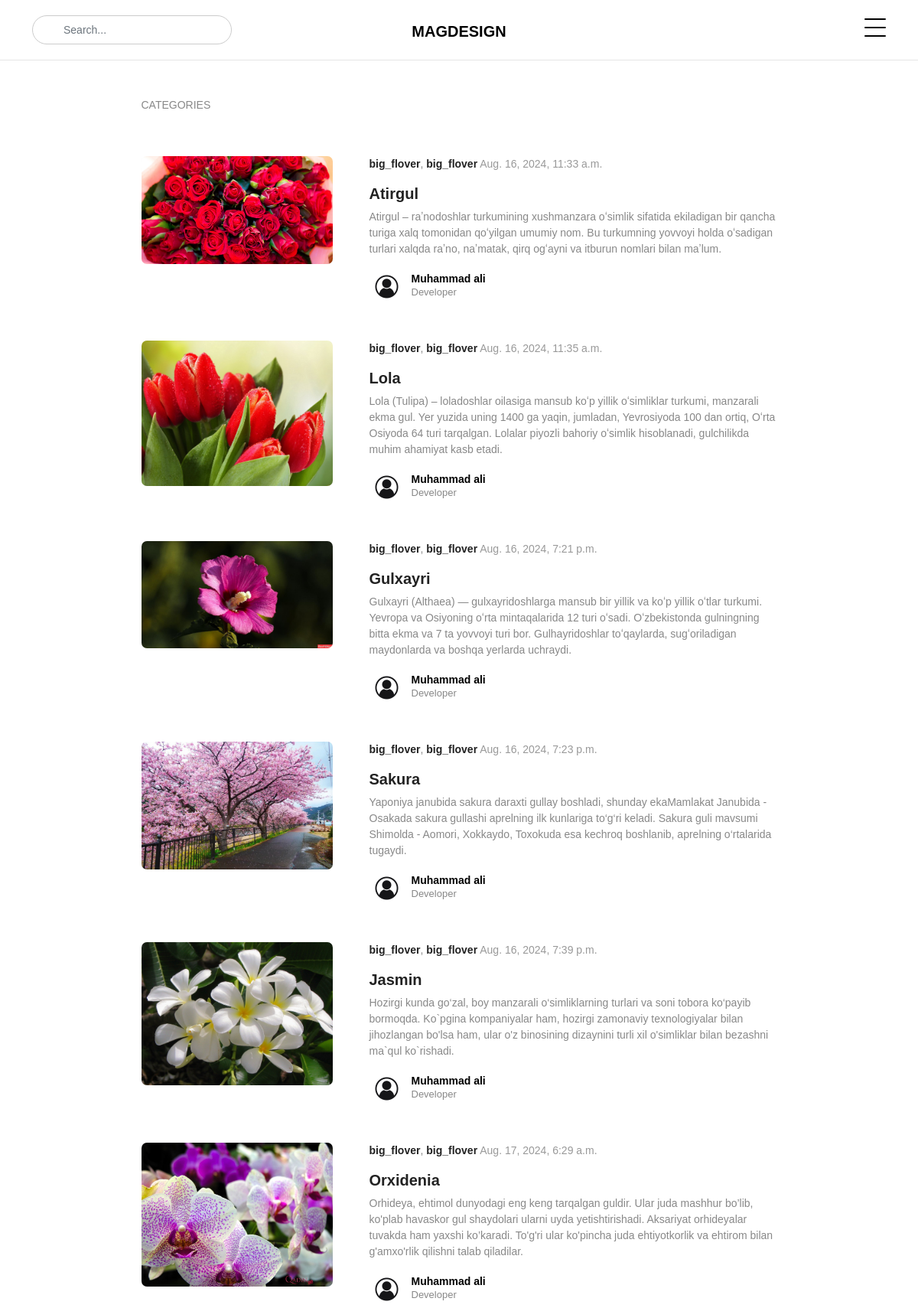
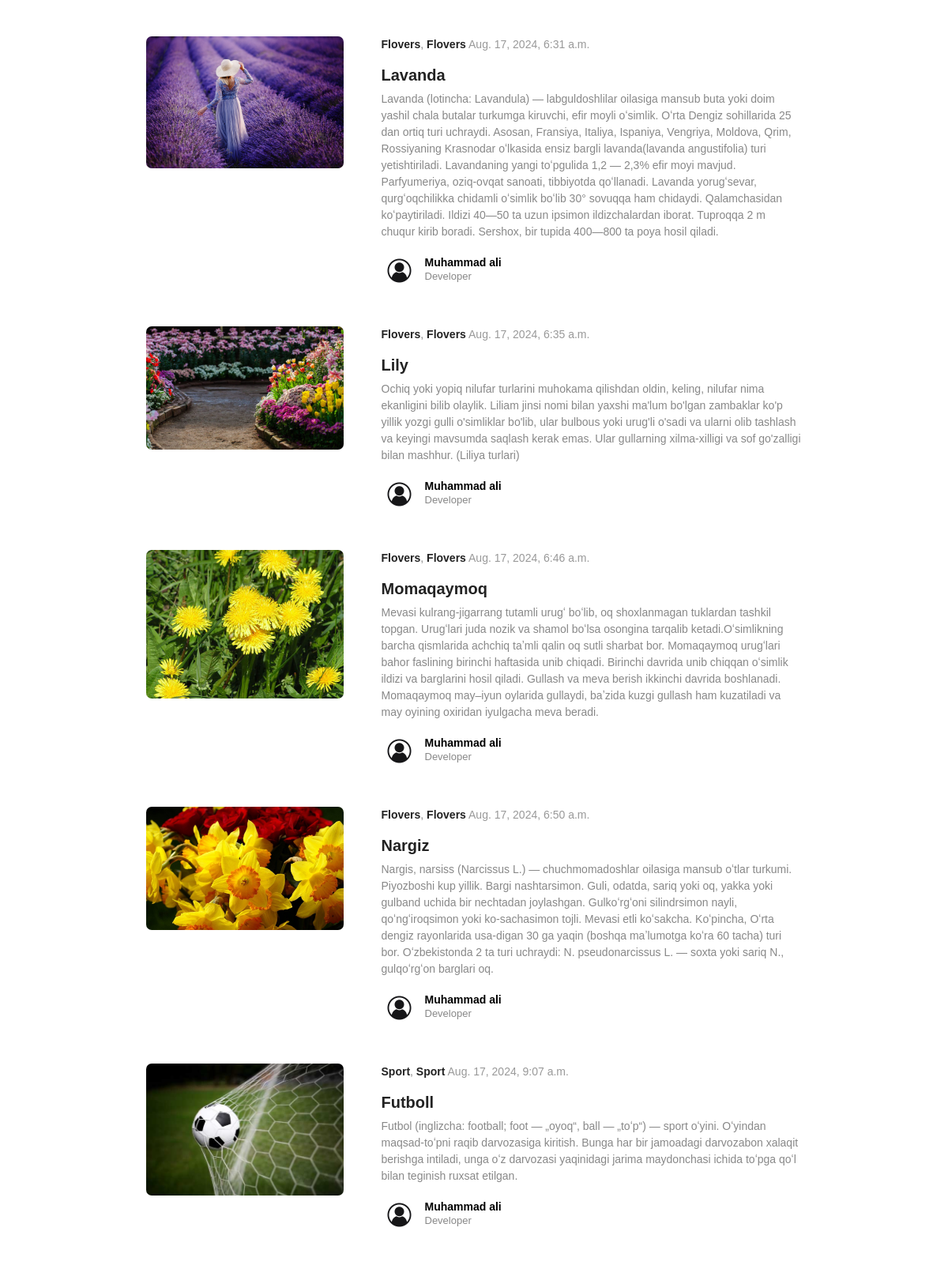
The app's page /search/ (upper part) with its own data (2 pictures, top to bottom).
### index/models.py (models this page shows, shortened)
class Article(models.Model):
    title = models.CharField(max_length=160)
    description = models.TextField()
    category = models.CharField(max_length=100)
    author_full_name = models.CharField(max_length=100)
    author_image = models.ImageField(upload_to="images_author/")
    author_job = models.CharField(max_length=100)
    image = models.ImageField(upload_to="images/")
    create_date = models.DateTimeField(auto_now_add=True)

### index/views.py (the view)
# urls.py: path('search/', include("index.urls")),
def search(request):
    search = request.GET.get("search")
    all_categories = list(set(Article.objects.values_list('category', flat=True)))
    if search:
        articles = Article.objects.filter(title__icontains=search)
    else:
        articles = Article.objects.all()
    context = {
        "articles": articles,
        "all_categories": all_categories
    }
    return render(request, "search.html", context=context)

### template/search.html (shortened to what this page needs)
<!doctype html>
{% load static %}
<html lang="en">
<head>
    <link rel="stylesheet" href="{% static 'fonts/icomoon/style.css'%}">
    <link rel="stylesheet" href="{% static 'fonts/flaticon/font/flaticon.css'%}">
    <link rel="stylesheet" href="{% static 'css/tiny-slider.css'%}">
    <link rel="stylesheet" href="{% static 'css/glightbox.min.css'%}">
    <link rel="stylesheet" href="{% static 'css/aos.css'%}">
    <link rel="stylesheet" href="{% static 'css/style.css'%}">
</head>
<body>
<nav class="site-nav">
    <div class="container">
        <div class="site-navigation">
            <div class="row">
                <div class="col-md-6 text-center order-1 order-md-2 mb-3 mb-md-0">
                    <a href="{% url 'home' %}" class="logo m-0 text-uppercase">MagDesign</a>
                </div>
                <div class="col-md-3 order-3 order-md-1">
                    <form action="{% url 'categories' %}" class="search-form">
                        <span class="icon-search2"></span>
                        <input type="search" class="form-control" placeholder="Search...">
                    </form>
                </div>
                <div class="col-md-3 text-end order-2 order-md-3 mb-3 mb-md-0">
                    <div class="d-flex">
                        <ul class="list-unstyled social me-auto">
                            <li><a href="{% url 'categories' %}"><span class="icon-twitter"></span></a></li>
                            <li><a href="{% url 'categories' %}"><span class="icon-facebook"></span></a></li>
                            <li><a href="{% url 'categories' %}"><span class="icon-instagram"></span></a></li>
                        </ul>
                        <a
                           class="burger ms-auto float-end site-menu-toggle js-menu-toggle d-inline-block"
                           data-toggle="collapse" data-target="#main-navbar">
                            <span></span>
                        </a>
                    </div>
                </div>
            </div>
        </div>
    </div>
</nav>
<div class="section pt-5 pb-0">
    <div class="container">
        <div class="row mb-5 justify-content-center">
            <div class="col-lg-9">
                <span class="fw-normal text-uppercase d-block mb-1">Categories</span>
            </div>
        </div>
        <div class="row justify-content-center">
            {% for article in articles %}
            <div class="col-lg-9">
                <div class="post-entry d-md-flex small-horizontal mb-5">
                    <div class="me-md-5 thumbnail mb-3 mb-md-0">
                        <a href="{% url 'categories' %}">
                            <img src="{{ article.image.url }}" alt="Image" class="img-fluid">
                        </a>
                    </div>
                    <div class="content">
                        <div class="post-meta mb-3">
                            <a href="{% url 'categories' %}" class="category">{{ article.category }}</a>, <a href="{% url 'categories' %}"
                                                                                         class="category">{{ article.category }}</a>
                            <span class="date">{{ article.create_date }}</span>
                        </div>
                        <h2 class="heading"><a>{{ article.title }}</a></h2>
                        <p>{{ article.description }}</p>
                        <a href="{% url 'categories' %}" class="post-author d-flex align-items-center">
                            <div class="author-pic">
                                <img src="{{ article.author_image.url }}" alt="Image">
                            </div>
                            <div class="text">
                                <strong>{{ article.author_full_name }}</strong>
                                <span>{{ article.author_job }}</span>
                            </div>
                        </a>
                    </div>
                </div>
            </div>
            {% endfor %}
        </div>
    </div>
</div>
</body>
</html>

### records on screen
Article: image (picture), category "big_flover", create_date "Aug. 16, 2024, 11:33 a.m.", title "Atirgul", description "Atirgul – raʼnodoshlar turkumining xushmanzara oʻsimlik sifatida ekiladigan bir qancha turiga xalq tomonidan qoʻyilgan umumiy nom. Bu turkumning yovvoyi holda oʻsadigan turlari xalqda raʼno, naʼmatak, qirq ogʻayni va itburun nomlari bilan maʼlum.", author_image (picture), author_full_name "Muhammad ali", author_job "Developer"
Article: image (picture), category "big_flover", create_date "Aug. 16, 2024, 11:35 a.m.", title "Lola", description "Lola (Tulipa) – loladoshlar oilasiga mansub koʻp yillik oʻsimliklar turkumi, manzarali ekma gul. Yer yuzida uning 1400 ga yaqin, jumladan, Yevrosiyoda 100 dan ortiq, Oʻrta Osiyoda 64 turi tarqalgan. Lolalar piyozli bahoriy oʻsimlik hisoblanadi, gulchilikda muhim ahamiyat kasb etadi.", author_image (picture), author_full_name "Muhammad ali", author_job "Developer"
Article: image (picture), category "big_flover", create_date "Aug. 16, 2024, 7:21 p.m.", title "Gulxayri", description "Gulxayri (Althaea) — gulxayridoshlarga mansub bir yillik va koʻp yillik oʻtlar turkumi. Yevropa va Osiyoning oʻrta mintaqalarida 12 turi oʻsadi. Oʻzbekistonda gulningning bitta ekma va 7 ta yovvoyi turi bor. Gulhayridoshlar toʻqaylarda, sugʻoriladigan maydonlarda va boshqa yerlarda uchraydi.", author_image (picture), author_full_name "Muhammad ali", author_job "Developer"
Article: image (picture), category "big_flover", create_date "Aug. 16, 2024, 7:23 p.m.", title "Sakura", description "Yaponiya janubida sakura daraxti gullay boshladi, shunday ekaMamlakat Janubida - Osakada sakura gullashi aprelning ilk kunlariga to‘g‘ri keladi. Sakura guli mavsumi Shimolda - Aomori, Xokkaydo, Toxokuda esa kechroq boshlanib, aprelning o‘rtalarida tugaydi.", author_image (picture), author_full_name "Muhammad ali", author_job "Developer"
Article: image (picture), category "big_flover", create_date "Aug. 16, 2024, 7:39 p.m.", title "Jasmin", description "Hozirgi kunda go‘zal, boy manzarali o‘simliklarning turlari va soni tobora ko‘payib bormoqda. Ko`pgina kompaniyalar ham, hozirgi zamonaviy texnologiyalar bilan jihozlangan bo'lsa ham, ular o'z binosining dizaynini turli xil o'simliklar bilan bezashni ma`qul ko`rishadi.", author_image (picture), author_full_name "Muhammad ali", author_job "Developer"
Article: image (picture), category "big_flover", create_date "Aug. 17, 2024, 6:29 a.m.", title "Orxidenia", description "Orhideya, ehtimol dunyodagi eng keng tarqalgan guldir. Ular juda mashhur bo’lib, ko'plab havaskor gul shaydolari ularni uyda yetishtirishadi. Aksariyat orhideyalar tuvakda ham yaxshi ko’karadi. To'g'ri ular ko'pincha juda ehtiyotkorlik va ehtirom bilan g'amxo'rlik qilishni talab qiladilar.", author_image (picture), author_full_name "Muhammad ali", author_job "Developer"
Article: image (picture), category "Flovers", create_date "Aug. 17, 2024, 6:31 a.m.", title "Lavanda", description "Lavanda (lotincha: Lavandula) — labguldoshlilar oilasiga mansub buta yoki doim yashil chala butalar turkumga kiruvchi, efir moyli oʻsimlik. Oʻrta Dengiz sohillarida 25 dan ortiq turi uchraydi. Asosan, Fransiya, Italiya, Ispaniya, Vengriya, Moldova, Qrim, Rossiyaning Krasnodar oʻlkasida ensiz bargli lavanda(lavanda angustifolia) turi yetishtiriladi. Lavandaning yangi toʻpgulida 1,2 — 2,3% efir moyi mavjud. Parfyumeriya, oziq-ovqat sanoati, tibbiyotda qoʻllanadi. Lavanda yorugʻsevar, qurgʻoqchilikka chidamli oʻsimlik boʻlib 30° sovuqqa ham chidaydi. Qalamchasidan koʻpaytiriladi. Ildizi 40—50 ta uzun ipsimon ildizchalardan iborat. Tuproqqa 2 m chuqur kirib boradi. Sershox, bir tupida 400—800…", author_image (picture), author_full_name "Muhammad ali", author_job "Developer"
Article: image (picture), category "Flovers", create_date "Aug. 17, 2024, 6:35 a.m.", title "Lily", description "Ochiq yoki yopiq nilufar turlarini muhokama qilishdan oldin, keling, nilufar nima ekanligini bilib olaylik. Liliam jinsi nomi bilan yaxshi ma'lum bo'lgan zambaklar ko'p yillik yozgi gulli o'simliklar bo'lib, ular bulbous yoki urug'li o'sadi va ularni olib tashlash va keyingi mavsumda saqlash kerak emas. Ular gullarning xilma-xilligi va sof go'zalligi bilan mashhur. (Liliya turlari)", author_image (picture), author_full_name "Muhammad ali", author_job "Developer"
Article: image (picture), category "Flovers", create_date "Aug. 17, 2024, 6:46 a.m.", title "Momaqaymoq", description "Mevasi kulrang-jigarrang tutamli urugʻ boʻlib, oq shoxlanmagan tuklardan tashkil topgan. Urugʻlari juda nozik va shamol boʻlsa osongina tarqalib ketadi.Oʻsimlikning barcha qismlarida achchiq taʼmli qalin oq sutli sharbat bor. Momaqaymoq urugʻlari bahor faslining birinchi haftasida unib chiqadi. Birinchi davrida unib chiqqan oʻsimlik ildizi va barglarini hosil qiladi. Gullash va meva berish ikkinchi davrida boshlanadi. Momaqaymoq may–iyun oylarida gullaydi, baʼzida kuzgi gullash ham kuzatiladi va may oyining oxiridan iyulgacha meva beradi.", author_image (picture), author_full_name "Muhammad ali", author_job "Developer"
Article: image (picture), category "Flovers", create_date "Aug. 17, 2024, 6:50 a.m.", title "Nargiz", description "Nargis, narsiss (Narcissus L.) — chuchmomadoshlar oilasiga mansub oʻtlar turkumi. Piyozboshi kup yillik. Bargi nashtarsimon. Guli, odatda, sariq yoki oq, yakka yoki gulband uchida bir nechtadan joylashgan. Gulkoʻrgʻoni silindrsimon nayli, qoʻngʻiroqsimon yoki ko-sachasimon tojli. Mevasi etli koʻsakcha. Koʻpincha, Oʻrta dengiz rayonlarida usa-digan 30 ga yaqin (boshqa maʼlumotga koʻra 60 tacha) turi bor. Oʻzbekistonda 2 ta turi uchraydi: N. pseudonarcissus L. — soxta yoki sariq N., gulqoʻrgʻon barglari oq.", author_image (picture), author_full_name "Muhammad ali", author_job "Developer"
Article: image (picture), category "Sport", create_date "Aug. 17, 2024, 9:07 a.m.", title "Futboll", description "Futbol (inglizcha: football; foot — „oyoq“, ball — „toʻp“) — sport oʻyini. Oʻyindan maqsad-toʻpni raqib darvozasiga kiritish. Bunga har bir jamoadagi darvozabon xalaqit berishga intiladi, unga oʻz darvozasi yaqinidagi jarima maydonchasi ichida toʻpga qoʻl bilan teginish ruxsat etilgan.", author_image (picture), author_full_name "Muhammad ali", author_job "Developer"
